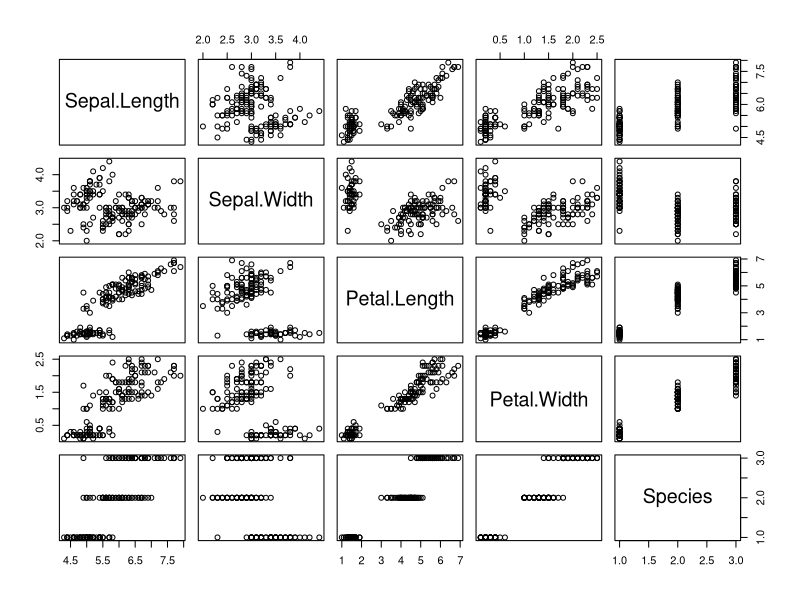
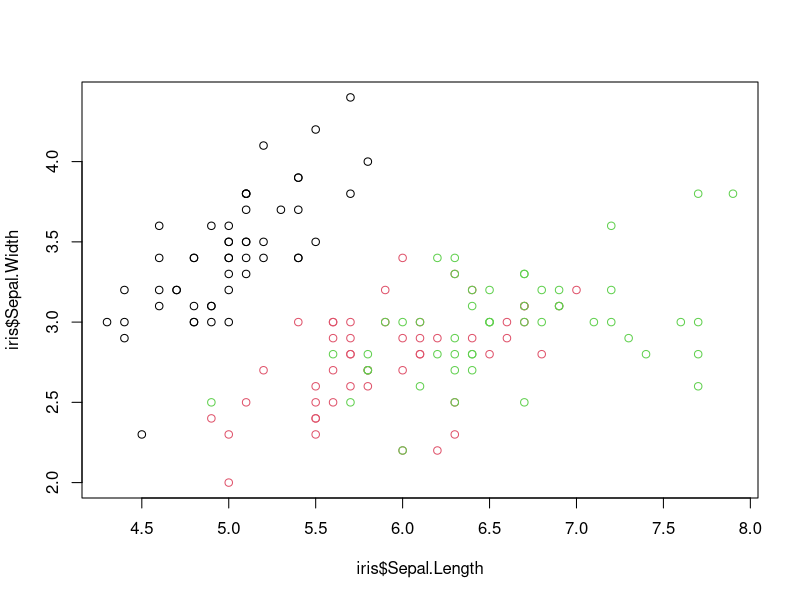
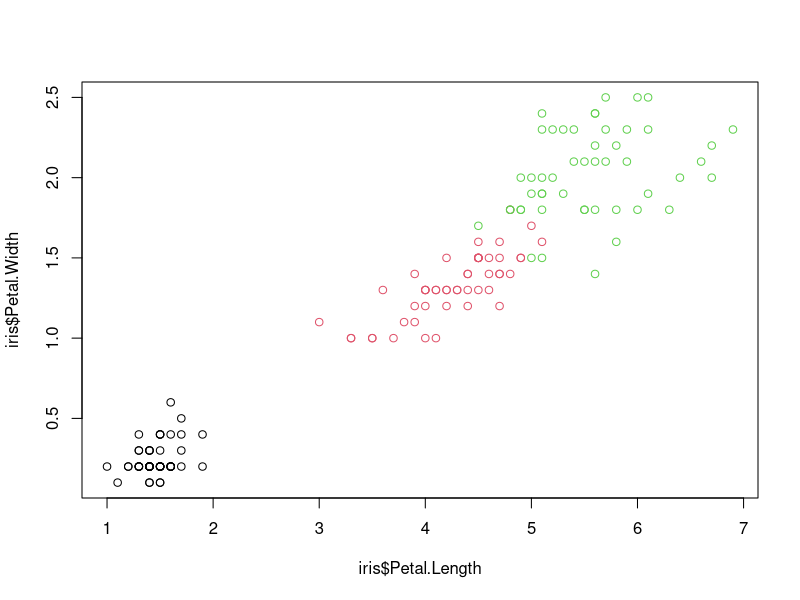
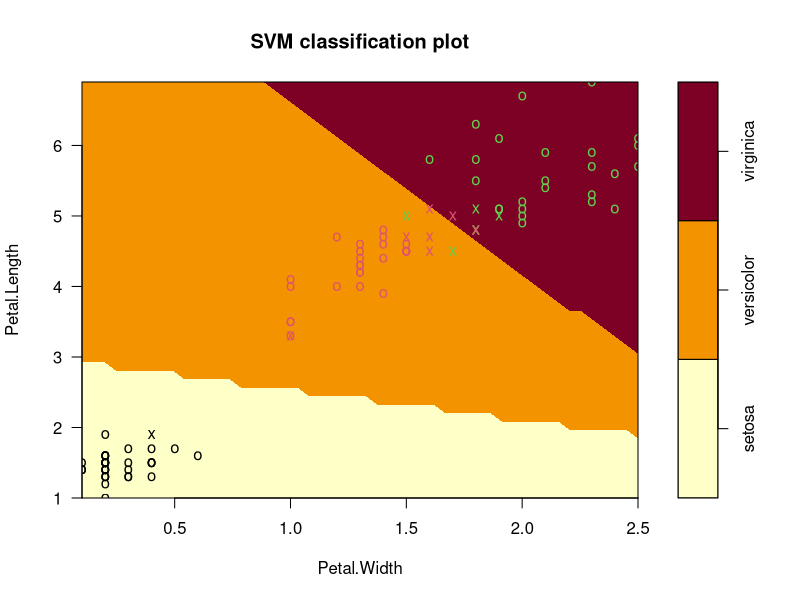
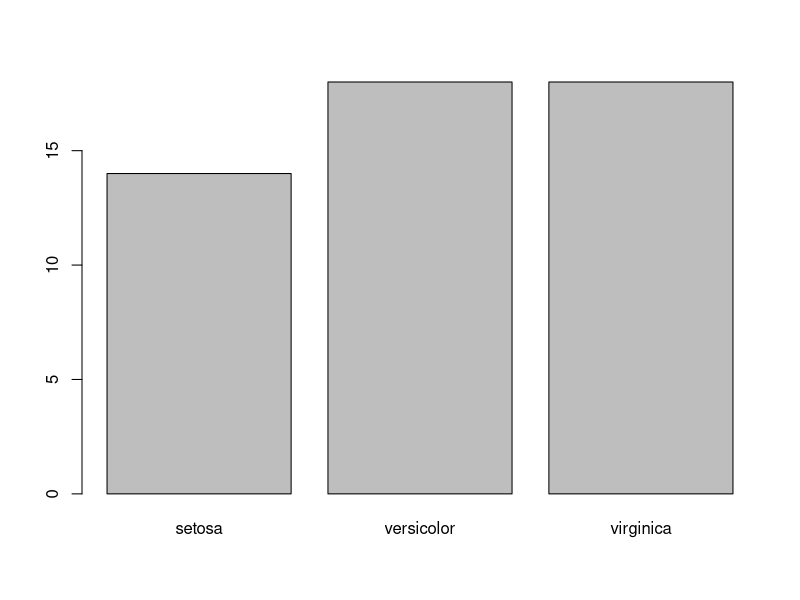

Generate these figures, in order, with R:
library(e1071)
plot(iris)

plot(iris$Sepal.Length, iris$Sepal.Width, col= iris$Species)
plot(iris$Petal.Length, iris$Petal.Width, col= iris$Species)

s <- sample(150, 100)
col <- c('Petal.Length', 'Petal.Width', 'Species')

iris_train <- iris[s, col]
iris_test <- iris[-s, col]

svmfit <- svm(Species~.,data = iris_train, kernel="linear", cost = 10, scale = FALSE)
print(svmfit)
plot(svmfit, iris_train[,col])

tuned = tune(svm, Species~.,data = iris_train, kernel="linear", ranges = list(cost= c(0.001, 0.01, 0.1, 1, 10, 100)))
summary(tuned)

p <- predict(svmfit, iris_test[, col], type = "class")
plot(p)
table(p, iris_test[,3])
mean(p==iris_test[,3])
